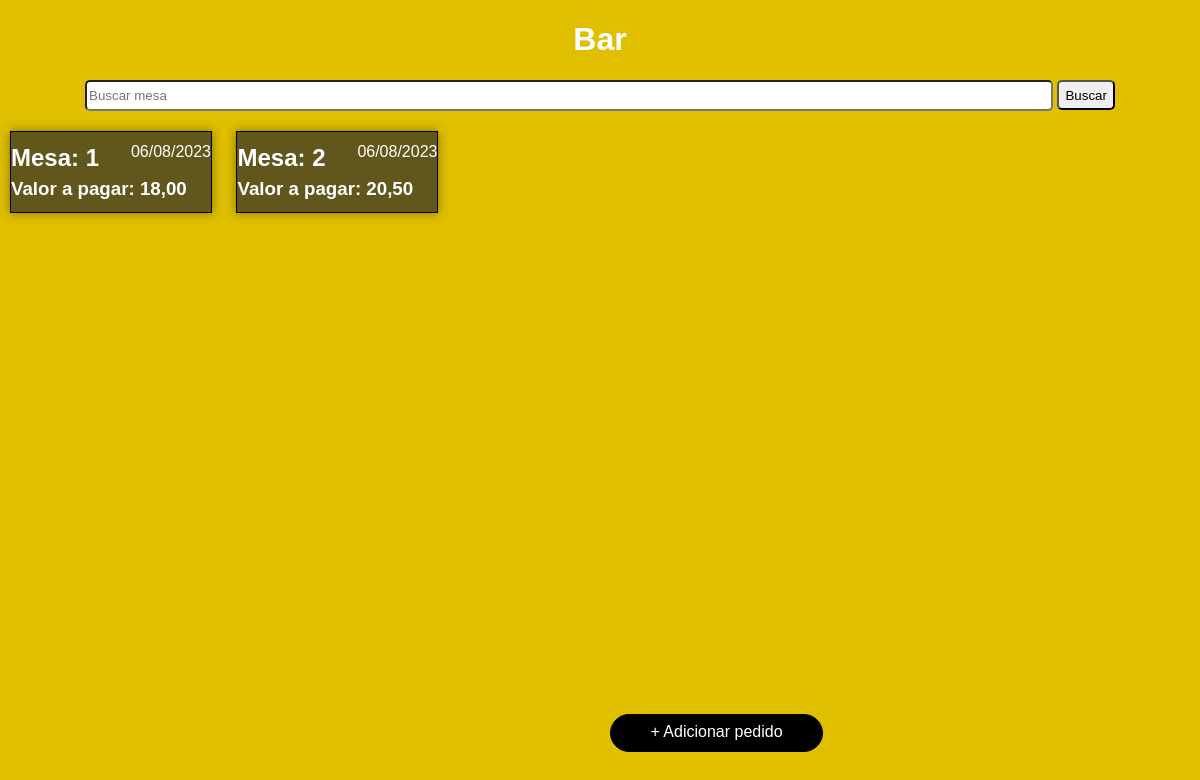
The app's page /, older data.
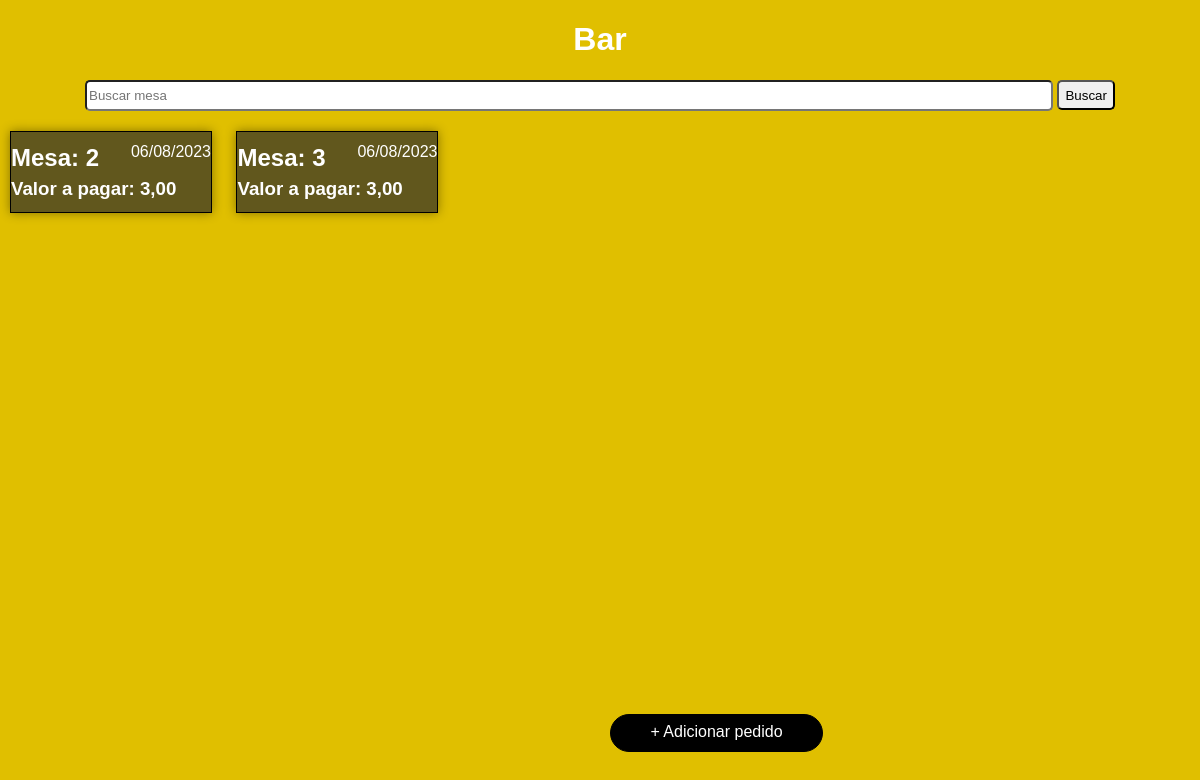
The same page, newer data.
### comanda/models.py (models this page shows, shortened)
class Comanda(models.Model):
    mesa = models.IntegerField()
    cerveja = models.CharField(max_length=20, null=True)
    refrigerante = models.CharField(max_length=20, null=True)
    espetinho = models.CharField(max_length=20, null=True)
    cervejaQtd = models.IntegerField(null=True)
    refrigeranteQtd = models.IntegerField(null=True)
    espetinhoQtd = models.IntegerField(null=True)
    cervejaPrecoTotal = models.DecimalField(max_digits=10, decimal_places=2, null=True)
    refrigerantePrecoTotal = models.DecimalField(
        max_digits=10, decimal_places=2, null=True
    )
    espetinhoPrecoTotal = models.DecimalField(
        max_digits=10, decimal_places=2, null=True
    )
    precoTotal = models.DecimalField(max_digits=10, decimal_places=2, null=True)
    listaItensSelecionados = models.JSONField(null=True)
    data = models.DateField(null=True, blank=True, auto_now_add=True)
    horario = models.TimeField(null=True, blank=True, auto_now_add=True)

### comanda/views.py (the view)
# urls.py: path("", views.visualizarPedidos, name="visualizarPedidos"),
def visualizarPedidos(request):
    pedidos = Comanda.objects.all()
    return render(request, "index.html", {"pedidos": pedidos})

### comanda/templates/index.html (shortened to what this page needs)
{% load static %}
<!DOCTYPE html>
<html lang="pt-br">
<head>
      <link rel="stylesheet" href="{% static 'style.css' %}">
</head>
<body>
    <header>
       <a href="{% url 'visualizarPedidos' %}"><h1>Bar</h1></a>
    </header>
    <nav>
        <form onsubmit="handleSearch(); return false;">
            <input id="pesquisar" type="text" placeholder="Buscar mesa" name="pesquisarMesa">
            <input id="buscar" type="submit" value="Buscar">
        </form>
    </nav>
    <main>
        {% if pedidos %}
            {% for pedido in pedidos %}
                <a class="mesa" href="{% url 'pedido' pedido.id %}">
                    <p>{{ pedido.data|date:"d/m/Y" }}</p>
                    <h2>Mesa: {{ pedido.mesa }}</h2>
                    <h3>Valor a pagar: {{ pedido.precoTotal }}</h3>
                </a>
            {% endfor %}
        {% else %}
            Não há pedidos disponíveis.
        {% endif %}
    </main>
    <div id="adicionar">
        <a href="{% url 'comanda'  %}"> + Adicionar pedido</a>
    </div>
</body>
</html>

### templates/static/style.css (style rules this page uses)
body, html { padding: 0px; margin: 0px; width: 100%; font-family: Arial; }
body { background-color: #E0BF00; }
h1 { text-align: center; }
h2, h3 { line-height: 0.5; }
p { line-height: 0.5; float: right; }
#pesquisar { width: 80%; margin-bottom: 10px; border-radius: 5px; height: 25px; }
#buscar { border-radius: 5px; height: 30px; }
header { width: 100vw; }
nav { width: 100vw; text-align: center; }
.mesa { display: inline-block; background-color: #61571D; color: white; border: 1px solid black; width: 200px; height: 80px; margin: 10px; box-shadow: 0px 0px 10px rgba(0, 0, 0, 0.404); }
#adicionar { display: block; border: 1px solid black; width: 195px; height: 20px; background-color: black; border-radius: 48px; text-align: center; margin: 10px; padding: 8px; position: fixed; top: 88%; left: 50%; }
a { text-decoration: none; color: white; }

Row changes from the older to the newer data that the page shows:
removed Comanda: data "06/08/2023", mesa "1", precoTotal "18,00"
removed Comanda: data "06/08/2023", mesa "2", precoTotal "20,50"
added Comanda: data "06/08/2023", mesa "2", precoTotal "3,00"
added Comanda: data "06/08/2023", mesa "3", precoTotal "3,00"
